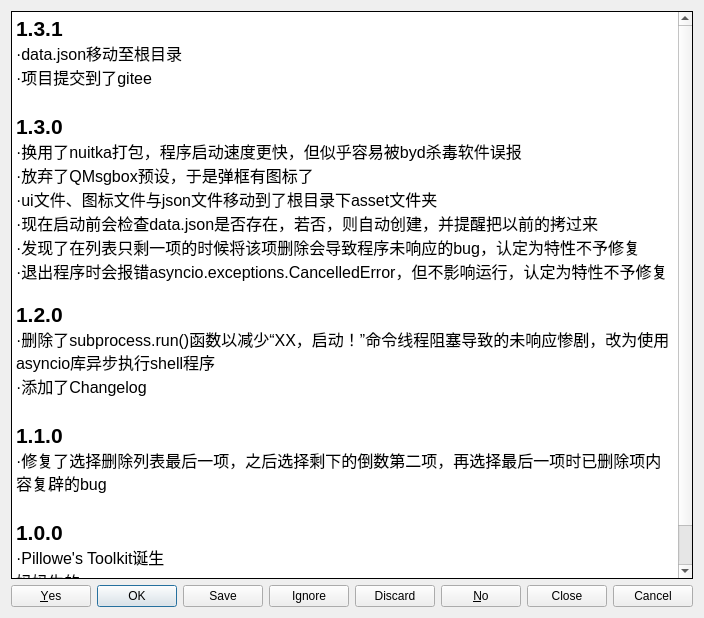
<?xml version="1.0" encoding="UTF-8"?>
<ui version="4.0">
 <class>changelog</class>
 <widget class="QDialog" name="changelog">
  <property name="geometry">
   <rect>
    <x>0</x>
    <y>0</y>
    <width>660</width>
    <height>618</height>
   </rect>
  </property>
  <property name="windowTitle">
   <string>更新日志</string>
  </property>
  <layout class="QGridLayout" name="gridLayout">
   <item row="0" column="0">
    <widget class="QTextBrowser" name="textBrowser">
     <property name="frameShape">
      <enum>QFrame::Box</enum>
     </property>
     <property name="frameShadow">
      <enum>QFrame::Plain</enum>
     </property>
     <property name="html">
      <string>&lt;!DOCTYPE HTML PUBLIC &quot;-//W3C//DTD HTML 4.0//EN&quot; &quot;http://www.w3.org/TR/REC-html40/strict.dtd&quot;&gt;
&lt;html&gt;&lt;head&gt;&lt;meta name=&quot;qrichtext&quot; content=&quot;1&quot; /&gt;&lt;style type=&quot;text/css&quot;&gt;
p, li { white-space: pre-wrap; }
&lt;/style&gt;&lt;/head&gt;&lt;body style=&quot; font-family:'SimSun'; font-size:9pt; font-weight:400; font-style:normal;&quot;&gt;
&lt;p style=&quot; margin-top:0px; margin-bottom:0px; margin-left:0px; margin-right:0px; -qt-block-indent:0; text-indent:0px;&quot;&gt;&lt;span style=&quot; font-size:16pt; font-weight:600;&quot;&gt;1.3.1&lt;/span&gt;&lt;/p&gt;
&lt;p style=&quot; margin-top:0px; margin-bottom:0px; margin-left:0px; margin-right:0px; -qt-block-indent:0; text-indent:0px;&quot;&gt;&lt;span style=&quot; font-size:12pt;&quot;&gt;·data.json移动至根目录&lt;/span&gt;&lt;/p&gt;
&lt;p style=&quot; margin-top:0px; margin-bottom:0px; margin-left:0px; margin-right:0px; -qt-block-indent:0; text-indent:0px;&quot;&gt;&lt;span style=&quot; font-size:12pt;&quot;&gt;·项目提交到了gitee&lt;/span&gt;&lt;/p&gt;
&lt;p style=&quot;-qt-paragraph-type:empty; margin-top:0px; margin-bottom:0px; margin-left:0px; margin-right:0px; -qt-block-indent:0; text-indent:0px; font-size:16pt; font-weight:600;&quot;&gt;&lt;br /&gt;&lt;/p&gt;
&lt;p style=&quot; margin-top:0px; margin-bottom:0px; margin-left:0px; margin-right:0px; -qt-block-indent:0; text-indent:0px;&quot;&gt;&lt;span style=&quot; font-size:16pt; font-weight:600;&quot;&gt;1.3.0&lt;/span&gt;&lt;/p&gt;
&lt;p style=&quot; margin-top:0px; margin-bottom:0px; margin-left:0px; margin-right:0px; -qt-block-indent:0; text-indent:0px;&quot;&gt;&lt;span style=&quot; font-size:12pt;&quot;&gt;·换用了nuitka打包，程序启动速度更快，但似乎容易被byd杀毒软件误报&lt;/span&gt;&lt;/p&gt;
&lt;p style=&quot; margin-top:0px; margin-bottom:0px; margin-left:0px; margin-right:0px; -qt-block-indent:0; text-indent:0px;&quot;&gt;&lt;span style=&quot; font-size:12pt;&quot;&gt;·放弃了QMsgbox预设，于是弹框有图标了&lt;/span&gt;&lt;/p&gt;
&lt;p style=&quot; margin-top:0px; margin-bottom:0px; margin-left:0px; margin-right:0px; -qt-block-indent:0; text-indent:0px;&quot;&gt;&lt;span style=&quot; font-size:12pt;&quot;&gt;·ui文件、图标文件与json文件移动到了根目录下asset文件夹&lt;/span&gt;&lt;/p&gt;
&lt;p style=&quot; margin-top:0px; margin-bottom:0px; margin-left:0px; margin-right:0px; -qt-block-indent:0; text-indent:0px;&quot;&gt;&lt;span style=&quot; font-size:12pt;&quot;&gt;·现在启动前会检查data.json是否存在，若否，则自动创建，并提醒把以前的拷过来&lt;/span&gt;&lt;/p&gt;
&lt;p style=&quot; margin-top:0px; margin-bottom:0px; margin-left:0px; margin-right:0px; -qt-block-indent:0; text-indent:0px;&quot;&gt;&lt;span style=&quot; font-size:12pt;&quot;&gt;·发现了在列表只剩一项的时候将该项删除会导致程序未响应的bug，认定为特性不予修复&lt;/span&gt;&lt;/p&gt;
&lt;p style=&quot; margin-top:0px; margin-bottom:0px; margin-left:0px; margin-right:0px; -qt-block-indent:0; text-indent:0px;&quot;&gt;&lt;span style=&quot; font-size:12pt;&quot;&gt;·退出程序时会报错asyncio.exceptions.CancelledError，但不影响运行，认定为特性不予修复&lt;/span&gt;&lt;/p&gt;
&lt;p style=&quot;-qt-paragraph-type:empty; margin-top:0px; margin-bottom:0px; margin-left:0px; margin-right:0px; -qt-block-indent:0; text-indent:0px; font-size:12pt;&quot;&gt;&lt;br /&gt;&lt;/p&gt;
&lt;p style=&quot; margin-top:0px; margin-bottom:0px; margin-left:0px; margin-right:0px; -qt-block-indent:0; text-indent:0px;&quot;&gt;&lt;span style=&quot; font-size:16pt; font-weight:600;&quot;&gt;1.2.0&lt;/span&gt;&lt;/p&gt;
&lt;p style=&quot; margin-top:0px; margin-bottom:0px; margin-left:0px; margin-right:0px; -qt-block-indent:0; text-indent:0px;&quot;&gt;&lt;span style=&quot; font-size:12pt;&quot;&gt;·删除了subprocess.run()函数以减少“XX，启动！”命令线程阻塞导致的未响应惨剧，改为使用asyncio库异步执行shell程序&lt;/span&gt;&lt;/p&gt;
&lt;p style=&quot; margin-top:0px; margin-bottom:0px; margin-left:0px; margin-right:0px; -qt-block-indent:0; text-indent:0px;&quot;&gt;&lt;span style=&quot; font-size:12pt;&quot;&gt;·添加了Changelog&lt;/span&gt;&lt;/p&gt;
&lt;p style=&quot;-qt-paragraph-type:empty; margin-top:0px; margin-bottom:0px; margin-left:0px; margin-right:0px; -qt-block-indent:0; text-indent:0px; font-size:16pt; font-weight:600;&quot;&gt;&lt;br /&gt;&lt;/p&gt;
&lt;p style=&quot; margin-top:0px; margin-bottom:0px; margin-left:0px; margin-right:0px; -qt-block-indent:0; text-indent:0px;&quot;&gt;&lt;span style=&quot; font-size:16pt; font-weight:600;&quot;&gt;1.1.0&lt;/span&gt;&lt;/p&gt;
&lt;p style=&quot; margin-top:0px; margin-bottom:0px; margin-left:0px; margin-right:0px; -qt-block-indent:0; text-indent:0px;&quot;&gt;&lt;span style=&quot; font-size:12pt;&quot;&gt;·修复了选择删除列表最后一项，之后选择剩下的倒数第二项，再选择最后一项时已删除项内容复辟的bug&lt;/span&gt;&lt;/p&gt;
&lt;p style=&quot;-qt-paragraph-type:empty; margin-top:0px; margin-bottom:0px; margin-left:0px; margin-right:0px; -qt-block-indent:0; text-indent:0px; font-size:16pt;&quot;&gt;&lt;br /&gt;&lt;/p&gt;
&lt;p style=&quot; margin-top:0px; margin-bottom:0px; margin-left:0px; margin-right:0px; -qt-block-indent:0; text-indent:0px;&quot;&gt;&lt;span style=&quot; font-size:16pt; font-weight:600;&quot;&gt;1.0.0&lt;/span&gt;&lt;/p&gt;
&lt;p style=&quot; margin-top:0px; margin-bottom:0px; margin-left:0px; margin-right:0px; -qt-block-indent:0; text-indent:0px;&quot;&gt;&lt;span style=&quot; font-size:12pt;&quot;&gt;·Pillowe's Toolkit诞生&lt;/span&gt;&lt;/p&gt;
&lt;p style=&quot; margin-top:0px; margin-bottom:0px; margin-left:0px; margin-right:0px; -qt-block-indent:0; text-indent:0px;&quot;&gt;&lt;span style=&quot; font-size:12pt; text-decoration: line-through;&quot;&gt;妈妈生的&lt;/span&gt;&lt;/p&gt;
&lt;p style=&quot;-qt-paragraph-type:empty; margin-top:0px; margin-bottom:0px; margin-left:0px; margin-right:0px; -qt-block-indent:0; text-indent:0px; font-size:16pt;&quot;&gt;&lt;br /&gt;&lt;/p&gt;&lt;/body&gt;&lt;/html&gt;</string>
     </property>
    </widget>
   </item>
   <item row="1" column="0">
    <widget class="QDialogButtonBox" name="buttonBox">
     <property name="orientation">
      <enum>Qt::Horizontal</enum>
     </property>
     <property name="standardButtons">
      <set>QDialogButtonBox::Cancel|QDialogButtonBox::Close|QDialogButtonBox::Discard|QDialogButtonBox::Ignore|QDialogButtonBox::No|QDialogButtonBox::Ok|QDialogButtonBox::Save|QDialogButtonBox::Yes</set>
     </property>
    </widget>
   </item>
  </layout>
 </widget>
 <resources/>
 <connections>
  <connection>
   <sender>buttonBox</sender>
   <signal>accepted()</signal>
   <receiver>changelog</receiver>
   <slot>accept()</slot>
   <hints>
    <hint type="sourcelabel">
     <x>248</x>
     <y>254</y>
    </hint>
    <hint type="destinationlabel">
     <x>157</x>
     <y>274</y>
    </hint>
   </hints>
  </connection>
  <connection>
   <sender>buttonBox</sender>
   <signal>rejected()</signal>
   <receiver>changelog</receiver>
   <slot>reject()</slot>
   <hints>
    <hint type="sourcelabel">
     <x>316</x>
     <y>260</y>
    </hint>
    <hint type="destinationlabel">
     <x>286</x>
     <y>274</y>
    </hint>
   </hints>
  </connection>
 </connections>
</ui>
